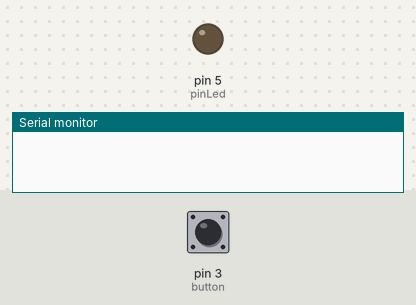
A sketch run on a simulated Arduino Uno, built with avr-gcc and run on an emulated ATmega328P. On the bench: output pins drawn as LEDs (lit = HIGH), the last lines printed to the serial monitor. The inputs (shaded band) are chosen by the test bench; at power-on: pin 3 (button) LOW.

Above: at 1.2 s.
1.3 s: pin 3 (button) pulled HIGH for 0.15 s
At 3.09 s:
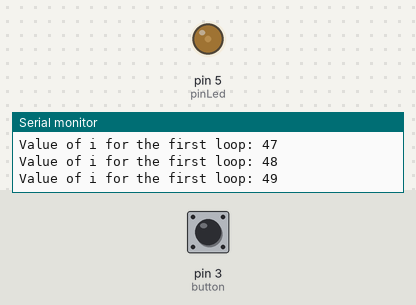
At 5.06 s:
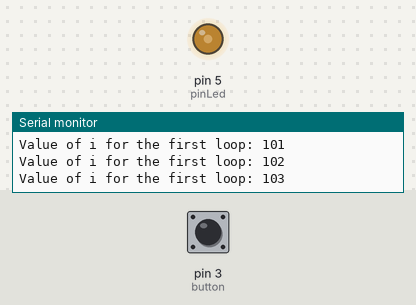
10.3 s: pin 3 (button) pulled HIGH for 3.2 s
At 10.45 s:
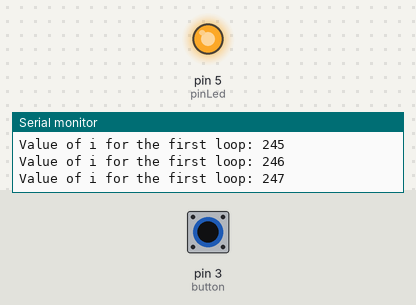
Timing chart, 0 to 22.5 s (numbered marks = the images above; inputs shaded):
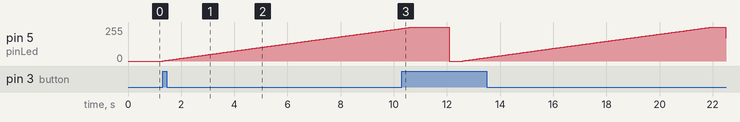

Measured:
- after the input at 1.3 s, pin 5 (pinLed): moves from 0/255 to 244/255 over 9.0 s, starting at once

The sketch:

Grove_LED_Remix.ino
```cpp
// Demo for Grove - Starter V2.0
// Author: Loovee  2013-3-10
// Pulses the Grove - LED with a "breathing" effect.
// Connect the Grove - LED to the socket marked D3

// Defines the pin to which the LED is connected.
// Any pin that supports PWM can also be used:
// 3, 5, 6, 9, 10, 11
const int pinLed = 5;
const int button = 3;

// Define the delay for the "breathing" effect; change this
// to a smaller value for a faster effect, larger for slower.
const int BREATH_DELAY = 5; // milliseconds

void setup()
{
  // Configure the LED's pin for output signals.
  pinMode(pinLed, OUTPUT);
  pinMode(button, INPUT);

  Serial.begin(9600);
}

void loop()
{

  //Serial.print("First state: ");
  //Serial.println(digitalRead(button));

  if(digitalRead(button)){
    //Serial.println("Entered if statement!");
    for(int i=0; i<256; i++)
    {
      Serial.print("Value of i for the first loop: ");
      Serial.println(i);
      analogWrite(pinLed, i);
      delay(BREATH_DELAY);
    }
    delay(100);

    for(int i=254; i>=0; i--)
    {
      analogWrite(pinLed, i);
      delay(BREATH_DELAY);
    }
    delay(500);
  }

  //orhan smells.
}
```
